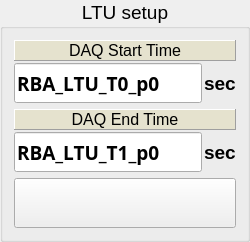
        <widget class="QGroupBox" name="groupBox_7" >
         <property name="sizePolicy" >
          <sizepolicy vsizetype="Preferred" hsizetype="Preferred" >
           <horstretch>0</horstretch>
           <verstretch>0</verstretch>
          </sizepolicy>
         </property>
         <property name="maximumSize" >
          <size>
           <width>250</width>
           <height>16777215</height>
          </size>
         </property>
         <property name="font" >
          <font>
           <pointsize>14</pointsize>
          </font>
         </property>
         <property name="title" >
          <string>LTU setup</string>
         </property>
         <property name="alignment" >
          <set>Qt::AlignHCenter</set>
         </property>
         <layout class="QVBoxLayout" >
          <item>
           <layout class="QVBoxLayout" >
            <property name="spacing" >
             <number>2</number>
            </property>
            <item>
             <widget class="QLabel" name="label_24" >
              <property name="maximumSize" >
               <size>
                <width>16777215</width>
                <height>30</height>
               </size>
              </property>
              <property name="palette" >
               <palette>
                <active>
                 <colorrole role="Base" >
                  <brush brushstyle="SolidPattern" >
                   <color alpha="255" >
                    <red>255</red>
                    <green>255</green>
                    <blue>127</blue>
                   </color>
                  </brush>
                 </colorrole>
                 <colorrole role="Window" >
                  <brush brushstyle="SolidPattern" >
                   <color alpha="255" >
                    <red>229</red>
                    <green>226</green>
                    <blue>206</blue>
                   </color>
                  </brush>
                 </colorrole>
                </active>
                <inactive>
                 <colorrole role="Base" >
                  <brush brushstyle="SolidPattern" >
                   <color alpha="255" >
                    <red>255</red>
                    <green>255</green>
                    <blue>255</blue>
                   </color>
                  </brush>
                 </colorrole>
                 <colorrole role="Window" >
                  <brush brushstyle="SolidPattern" >
                   <color alpha="255" >
                    <red>229</red>
                    <green>226</green>
                    <blue>206</blue>
                   </color>
                  </brush>
                 </colorrole>
                </inactive>
                <disabled>
                 <colorrole role="Base" >
                  <brush brushstyle="SolidPattern" >
                   <color alpha="255" >
                    <red>229</red>
                    <green>226</green>
                    <blue>206</blue>
                   </color>
                  </brush>
                 </colorrole>
                 <colorrole role="Window" >
                  <brush brushstyle="SolidPattern" >
                   <color alpha="255" >
                    <red>229</red>
                    <green>226</green>
                    <blue>206</blue>
                   </color>
                  </brush>
                 </colorrole>
                </disabled>
               </palette>
              </property>
              <property name="font" >
               <font>
                <pointsize>12</pointsize>
                <weight>50</weight>
                <bold>false</bold>
               </font>
              </property>
              <property name="autoFillBackground" >
               <bool>true</bool>
              </property>
              <property name="frameShape" >
               <enum>QFrame::Panel</enum>
              </property>
              <property name="frameShadow" >
               <enum>QFrame::Raised</enum>
              </property>
              <property name="text" >
               <string>DAQ Start Time</string>
              </property>
              <property name="alignment" >
               <set>Qt::AlignCenter</set>
              </property>
             </widget>
            </item>
            <item>
             <layout class="QHBoxLayout" >
              <item>
               <widget class="CALineEdit" name="caLineEdit_5" >
                <property name="sizePolicy" >
                 <sizepolicy vsizetype="Preferred" hsizetype="Preferred" >
                  <horstretch>0</horstretch>
                  <verstretch>0</verstretch>
                 </sizepolicy>
                </property>
                <property name="minimumSize" >
                 <size>
                  <width>180</width>
                  <height>40</height>
                 </size>
                </property>
                <property name="font" >
                 <font>
                  <family>Sans Serif</family>
                  <pointsize>14</pointsize>
                  <weight>75</weight>
                  <bold>true</bold>
                 </font>
                </property>
                <property name="text" >
                 <string>RBA_LTU_T0_p0</string>
                </property>
                <property name="nuformat" stdset="0" >
                 <enum>CALineEdit::Integer</enum>
                </property>
                <property name="pvname" >
                 <string>RBA_LTU_T0_p0</string>
                </property>
                <property name="dbrequest" stdset="0" >
                 <enum>CALineEdit::DBRGSTR</enum>
                </property>
               </widget>
              </item>
              <item>
               <widget class="QLabel" name="label_25" >
                <property name="font" >
                 <font>
                  <pointsize>14</pointsize>
                  <weight>75</weight>
                  <bold>true</bold>
                 </font>
                </property>
                <property name="layoutDirection" >
                 <enum>Qt::LeftToRight</enum>
                </property>
                <property name="text" >
                 <string>sec</string>
                </property>
                <property name="alignment" >
                 <set>Qt::AlignLeading|Qt::AlignLeft|Qt::AlignVCenter</set>
                </property>
               </widget>
              </item>
             </layout>
            </item>
           </layout>
          </item>
          <item>
           <layout class="QVBoxLayout" >
            <property name="spacing" >
             <number>2</number>
            </property>
            <item>
             <widget class="QLabel" name="label_26" >
              <property name="maximumSize" >
               <size>
                <width>16777215</width>
                <height>30</height>
               </size>
              </property>
              <property name="palette" >
               <palette>
                <active>
                 <colorrole role="Base" >
                  <brush brushstyle="SolidPattern" >
                   <color alpha="255" >
                    <red>255</red>
                    <green>255</green>
                    <blue>127</blue>
                   </color>
                  </brush>
                 </colorrole>
                 <colorrole role="Window" >
                  <brush brushstyle="SolidPattern" >
                   <color alpha="255" >
                    <red>229</red>
                    <green>226</green>
                    <blue>206</blue>
                   </color>
                  </brush>
                 </colorrole>
                </active>
                <inactive>
                 <colorrole role="Base" >
                  <brush brushstyle="SolidPattern" >
                   <color alpha="255" >
                    <red>255</red>
                    <green>255</green>
                    <blue>255</blue>
                   </color>
                  </brush>
                 </colorrole>
                 <colorrole role="Window" >
                  <brush brushstyle="SolidPattern" >
                   <color alpha="255" >
                    <red>229</red>
                    <green>226</green>
                    <blue>206</blue>
                   </color>
                  </brush>
                 </colorrole>
                </inactive>
                <disabled>
                 <colorrole role="Base" >
                  <brush brushstyle="SolidPattern" >
                   <color alpha="255" >
                    <red>229</red>
                    <green>226</green>
                    <blue>206</blue>
                   </color>
                  </brush>
                 </colorrole>
                 <colorrole role="Window" >
                  <brush brushstyle="SolidPattern" >
                   <color alpha="255" >
                    <red>229</red>
                    <green>226</green>
                    <blue>206</blue>
                   </color>
                  </brush>
                 </colorrole>
                </disabled>
               </palette>
              </property>
              <property name="font" >
               <font>
                <pointsize>12</pointsize>
                <weight>50</weight>
                <bold>false</bold>
               </font>
              </property>
              <property name="autoFillBackground" >
               <bool>true</bool>
              </property>
              <property name="frameShape" >
               <enum>QFrame::Panel</enum>
              </property>
              <property name="frameShadow" >
               <enum>QFrame::Raised</enum>
              </property>
              <property name="text" >
               <string>DAQ End Time</string>
              </property>
              <property name="alignment" >
               <set>Qt::AlignCenter</set>
              </property>
             </widget>
            </item>
            <item>
             <layout class="QHBoxLayout" >
              <item>
               <widget class="CALineEdit" name="caLineEdit_6" >
                <property name="sizePolicy" >
                 <sizepolicy vsizetype="Preferred" hsizetype="Preferred" >
                  <horstretch>0</horstretch>
                  <verstretch>0</verstretch>
                 </sizepolicy>
                </property>
                <property name="minimumSize" >
                 <size>
                  <width>180</width>
                  <height>40</height>
                 </size>
                </property>
                <property name="font" >
                 <font>
                  <family>Sans Serif</family>
                  <pointsize>14</pointsize>
                  <weight>75</weight>
                  <bold>true</bold>
                 </font>
                </property>
                <property name="text" >
                 <string>RBA_LTU_T1_p0</string>
                </property>
                <property name="nuformat" stdset="0" >
                 <enum>CALineEdit::Integer</enum>
                </property>
                <property name="pvname" >
                 <string>RBA_LTU_T1_p0</string>
                </property>
                <property name="dbrequest" stdset="0" >
                 <enum>CALineEdit::DBRGSTR</enum>
                </property>
               </widget>
              </item>
              <item>
               <widget class="QLabel" name="label_27" >
                <property name="font" >
                 <font>
                  <pointsize>14</pointsize>
                  <weight>75</weight>
                  <bold>true</bold>
                 </font>
                </property>
                <property name="layoutDirection" >
                 <enum>Qt::LeftToRight</enum>
                </property>
                <property name="text" >
                 <string>sec</string>
                </property>
                <property name="alignment" >
                 <set>Qt::AlignLeading|Qt::AlignLeft|Qt::AlignVCenter</set>
                </property>
               </widget>
              </item>
             </layout>
            </item>
           </layout>
          </item>
          <item>
           <widget class="CAPushButton" name="caPushButton_11" >
            <property name="minimumSize" >
             <size>
              <width>0</width>
              <height>50</height>
             </size>
            </property>
            <property name="font" >
             <font>
              <pointsize>16</pointsize>
             </font>
            </property>
            <property name="buttonType" >
             <enum>CAPushButton::TrueButton</enum>
            </property>
            <property name="pvname" >
             <string>RBA_LTU_setup_p0</string>
            </property>
            <property name="truelabel" >
             <string>Setup</string>
            </property>
            <property name="falselabel" >
             <string>Setup</string>
            </property>
            <property name="selColor" >
             <color>
              <red>0</red>
              <green>255</green>
              <blue>0</blue>
             </color>
            </property>
            <property name="unselColor" >
             <color>
              <red>200</red>
              <green>200</green>
              <blue>200</blue>
             </color>
            </property>
           </widget>
          </item>
         </layout>
        </widget>
